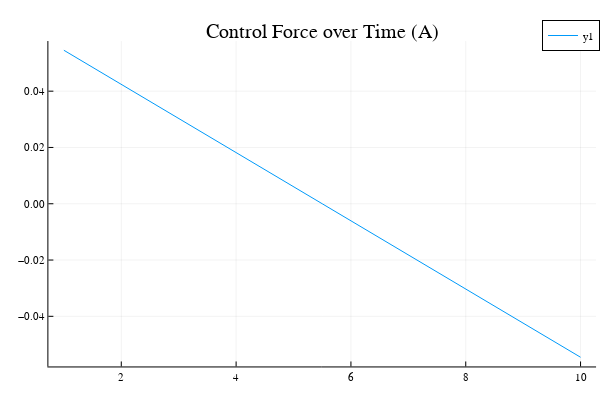

The code cell stored with this chart in its notebook:
### Code cell
# Plotting control force vector over time

Plots.plot(p)
Plots.title!("Control Force over Time (A)")

### Figure 1 — Plotly figure (JSON) as saved in the notebook; plotly's stock layout.template omitted (floating-point values rounded to 4 significant figures)
{"data": [{"colorbar": {"title": ""}, "legendgroup": "y1", "line": {"color": "rgba(0, 154, 250, 1.000)", "dash": "solid", "shape": "linear", "width": 1}, "mode": "lines", "name": "y1", "showlegend": true, "type": "scatter", "x": [1, 2, 3, 4, 5, 6, 7, 8, 9, 10], "xaxis": "x", "y": [0.05455, 0.04242, 0.0303, 0.01818, 0.006061, -0.006061, -0.01818, -0.0303, -0.04242, -0.05455], "yaxis": "y", "zmax": null, "zmin": null}], "layout": {"annotations": [{"font": {"color": "rgba(0, 0, 0, 1.000)", "family": "sans-serif", "size": 20}, "rotation": 0, "showarrow": false, "text": "Control Force over Time (A)", "x": 0.537, "xanchor": "center", "xref": "paper", "y": 1, "yanchor": "top", "yref": "paper"}], "height": 400, "legend": {"bgcolor": "rgba(255, 255, 255, 1.000)", "bordercolor": "rgba(0, 0, 0, 1.000)", "borderwidth": 1, "font": {"color": "rgba(0, 0, 0, 1.000)", "family": "sans-serif", "size": 11}, "tracegroupgap": 0, "traceorder": "normal", "x": 1, "xanchor": "auto", "y": 1, "yanchor": "auto"}, "margin": {"b": 20, "l": 0, "r": 0, "t": 20}, "paper_bgcolor": "rgba(255, 255, 255, 1.000)", "plot_bgcolor": "rgba(255, 255, 255, 1.000)", "showlegend": true, "width": 600, "xaxis": {"anchor": "y", "domain": [0.08064, 0.9934], "gridcolor": "rgba(0, 0, 0, 0.100)", "gridwidth": 0.5, "linecolor": "rgba(0, 0, 0, 1.000)", "mirror": false, "range": [0.73, 10.27], "showgrid": true, "showline": true, "showticklabels": true, "tickangle": 0, "tickcolor": "rgb(0, 0, 0)", "tickfont": {"color": "rgba(0, 0, 0, 1.000)", "family": "sans-serif", "size": 11}, "tickmode": "array", "ticks": "inside", "ticktext": ["2", "4", "6", "8", "10"], "tickvals": [2, 4, 6, 8, 10], "title": "", "titlefont": {"color": "rgba(0, 0, 0, 1.000)", "family": "sans-serif", "size": 15}, "type": "-", "visible": true, "zeroline": false, "zerolinecolor": "rgba(0, 0, 0, 1.000)"}, "yaxis": {"anchor": "x", "domain": [0.03762, 0.9415], "gridcolor": "rgba(0, 0, 0, 0.100)", "gridwidth": 0.5, "linecolor": "rgba(0, 0, 0, 1.000)", "mirror": false, "range": [-0.05782, 0.05782], "showgrid": true, "showline": true, "showticklabels": true, "tickangle": 0, "tickcolor": "rgb(0, 0, 0)", "tickfont": {"color": "rgba(0, 0, 0, 1.000)", "family": "sans-serif", "size": 11}, "tickmode": "array", "ticks": "inside", "ticktext": ["−0.04", "−0.02", "0.00", "0.02", "0.04"], "tickvals": [-0.04, -0.02, 0, 0.02, 0.04], "title": "", "titlefont": {"color": "rgba(0, 0, 0, 1.000)", "family": "sans-serif", "size": 15}, "type": "-", "visible": true, "zeroline": false, "zerolinecolor": "rgba(0, 0, 0, 1.000)"}}}
